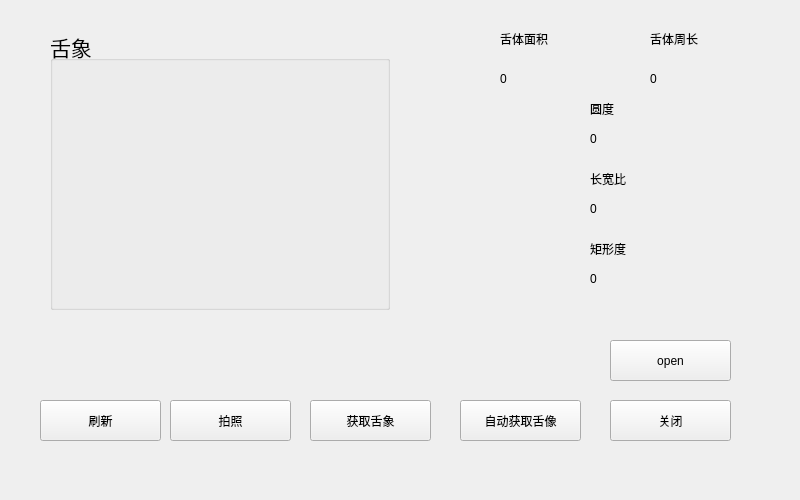
<?xml version="1.0" encoding="UTF-8"?>
<ui version="4.0">
 <class>Widget</class>
 <widget class="QWidget" name="Widget">
  <property name="geometry">
   <rect>
    <x>0</x>
    <y>0</y>
    <width>800</width>
    <height>500</height>
   </rect>
  </property>
  <property name="windowTitle">
   <string>Widget</string>
  </property>
  <property name="autoFillBackground">
   <bool>false</bool>
  </property>
  <widget class="QGroupBox" name="groupBox">
   <property name="geometry">
    <rect>
     <x>50</x>
     <y>30</y>
     <width>340</width>
     <height>280</height>
    </rect>
   </property>
   <property name="font">
    <font>
     <pointsize>16</pointsize>
    </font>
   </property>
   <property name="title">
    <string>舌象</string>
   </property>
   <widget class="MyLable" name="label">
    <property name="geometry">
     <rect>
      <x>10</x>
      <y>30</y>
      <width>320</width>
      <height>240</height>
     </rect>
    </property>
    <property name="font">
     <font>
      <pointsize>20</pointsize>
     </font>
    </property>
    <property name="text">
     <string/>
    </property>
   </widget>
  </widget>
  <widget class="QPushButton" name="pushButton">
   <property name="geometry">
    <rect>
     <x>40</x>
     <y>400</y>
     <width>121</width>
     <height>41</height>
    </rect>
   </property>
   <property name="text">
    <string>刷新</string>
   </property>
  </widget>
  <widget class="QPushButton" name="pushButton_2">
   <property name="geometry">
    <rect>
     <x>610</x>
     <y>400</y>
     <width>121</width>
     <height>41</height>
    </rect>
   </property>
   <property name="text">
    <string>关闭</string>
   </property>
  </widget>
  <widget class="QPushButton" name="pushButton_3">
   <property name="geometry">
    <rect>
     <x>310</x>
     <y>400</y>
     <width>121</width>
     <height>41</height>
    </rect>
   </property>
   <property name="text">
    <string>获取舌象</string>
   </property>
  </widget>
  <widget class="QPushButton" name="pushButton_4">
   <property name="geometry">
    <rect>
     <x>170</x>
     <y>400</y>
     <width>121</width>
     <height>41</height>
    </rect>
   </property>
   <property name="text">
    <string>拍照</string>
   </property>
  </widget>
  <widget class="QPushButton" name="pushButton_5">
   <property name="geometry">
    <rect>
     <x>460</x>
     <y>400</y>
     <width>121</width>
     <height>41</height>
    </rect>
   </property>
   <property name="text">
    <string>自动获取舌像</string>
   </property>
  </widget>
  <widget class="QLabel" name="label_2">
   <property name="geometry">
    <rect>
     <x>500</x>
     <y>30</y>
     <width>67</width>
     <height>17</height>
    </rect>
   </property>
   <property name="text">
    <string>舌体面积</string>
   </property>
  </widget>
  <widget class="QLabel" name="label_3">
   <property name="geometry">
    <rect>
     <x>650</x>
     <y>30</y>
     <width>67</width>
     <height>17</height>
    </rect>
   </property>
   <property name="text">
    <string>舌体周长</string>
   </property>
  </widget>
  <widget class="QLabel" name="label_s">
   <property name="geometry">
    <rect>
     <x>500</x>
     <y>70</y>
     <width>67</width>
     <height>17</height>
    </rect>
   </property>
   <property name="sizePolicy">
    <sizepolicy hsizetype="Preferred" vsizetype="Preferred">
     <horstretch>0</horstretch>
     <verstretch>0</verstretch>
    </sizepolicy>
   </property>
   <property name="layoutDirection">
    <enum>Qt::LeftToRight</enum>
   </property>
   <property name="text">
    <string>0</string>
   </property>
  </widget>
  <widget class="QLabel" name="label_l">
   <property name="geometry">
    <rect>
     <x>650</x>
     <y>70</y>
     <width>67</width>
     <height>17</height>
    </rect>
   </property>
   <property name="text">
    <string>0</string>
   </property>
  </widget>
  <widget class="QLabel" name="label_4">
   <property name="geometry">
    <rect>
     <x>590</x>
     <y>100</y>
     <width>67</width>
     <height>17</height>
    </rect>
   </property>
   <property name="text">
    <string>圆度</string>
   </property>
  </widget>
  <widget class="QLabel" name="label_yuan">
   <property name="geometry">
    <rect>
     <x>590</x>
     <y>130</y>
     <width>67</width>
     <height>17</height>
    </rect>
   </property>
   <property name="text">
    <string>0</string>
   </property>
  </widget>
  <widget class="QLabel" name="label_7">
   <property name="geometry">
    <rect>
     <x>590</x>
     <y>170</y>
     <width>67</width>
     <height>17</height>
    </rect>
   </property>
   <property name="text">
    <string>长宽比</string>
   </property>
  </widget>
  <widget class="QLabel" name="label_w_h">
   <property name="geometry">
    <rect>
     <x>590</x>
     <y>200</y>
     <width>67</width>
     <height>17</height>
    </rect>
   </property>
   <property name="text">
    <string>0</string>
   </property>
  </widget>
  <widget class="QLabel" name="label_8">
   <property name="geometry">
    <rect>
     <x>590</x>
     <y>240</y>
     <width>67</width>
     <height>17</height>
    </rect>
   </property>
   <property name="text">
    <string>矩形度</string>
   </property>
  </widget>
  <widget class="QLabel" name="label_juxingdu">
   <property name="geometry">
    <rect>
     <x>590</x>
     <y>270</y>
     <width>67</width>
     <height>17</height>
    </rect>
   </property>
   <property name="text">
    <string>0</string>
   </property>
  </widget>
  <widget class="QPushButton" name="open_btn">
   <property name="geometry">
    <rect>
     <x>610</x>
     <y>340</y>
     <width>121</width>
     <height>41</height>
    </rect>
   </property>
   <property name="text">
    <string>open</string>
   </property>
  </widget>
 </widget>
 <layoutdefault spacing="6" margin="11"/>
 <customwidgets>
  <customwidget>
   <class>MyLable</class>
   <extends>QLabel</extends>
   <header>mylable.h</header>
  </customwidget>
 </customwidgets>
 <resources/>
 <connections/>
</ui>
